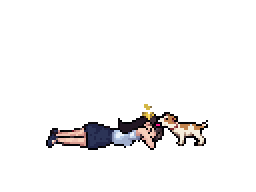
#> input picture assets/source/her-mishaps/dog-lick/5.png, 128 x 96 px, found by its file name (shown 2 times larger)
$ python beige.py
#> lines starting #> are read from the running program, lines starting #| are printed output that depends on the picture; after the words box and inside, x2 and y2 are one past the last pixel; in counts of white or black regions, pixels touching at a corner belong together
"""The Great Outdoors' table and chairs made beige (the user, 2026-11-22: "Make it beige. Also, make the chairs beige"):
each colour put on one beige ramp by its lightness (the table's white top and grey pedestal as they are, the chair's teak
lifted to the table's light). The table: tries/5.png to frame_0.png here; the chair: ../patio-chair/tries/5.png to
../patio-chair/frame_0.png."""
import os

import numpy as np
from PIL import Image

HERE = os.path.dirname(os.path.abspath(__file__))
RAMP = [(0.0, "2e2418"), (0.35, "6e5a40"), (0.6, "a8926e"), (0.8, "cdb994"), (1.0, "ece0c4")]


def ramp(k):
    k = min(1.0, max(0.0, k))
    for (a, ca), (b, cb) in zip(RAMP, RAMP[1:]):
        if k <= b:
            t = (k - a) / (b - a)
            ca, cb = (np.array([int(c[i:i + 2], 16) for i in (0, 2, 4)]) for c in (ca, cb))
            return np.round(ca + (cb - ca) * t).astype(np.uint8)


def beige(src, out, lo, hi, k0, k1):
#> called with lo = 0, hi = 255, k0 = 0, k1 = 1
    a = np.array(Image.open(src).convert("RGBA"))
#> a is the input picture: shape (96, 128, 4); mean R, G, B, A 7.6, 6.6, 6.7, 18.2
    b = a.getbbox() if False else Image.fromarray(a).getbbox()
#> b = (23, 52, 104, 75)
    for y, x in zip(*np.where(a[..., 3] > 0)):
        L = 0.299 * a[y, x, 0] + 0.587 * a[y, x, 1] + 0.114 * a[y, x, 2]
        a[y, x, :3] = ramp(k0 + (L - lo) / (hi - lo) * (k1 - k0))
#> this loop made 877 passes
#> (y, x, L, k in ramp) on passes 1 to 3: (52, 72, 178.6, 0.7), (52, 73, 178.6, 0.7), (53, 72, 178.6, 0.7)
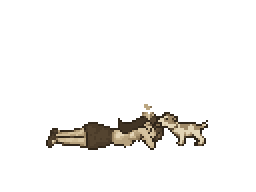
#> a: shape (96, 128, 4) (shown 2 times larger); 7.14% of pixels changed, all inside (x1, y1, x2, y2) = (23, 52, 104, 75); transparent parts drawn white
    Image.fromarray(a).crop((b[0], 0, b[2], b[3])).save(out)
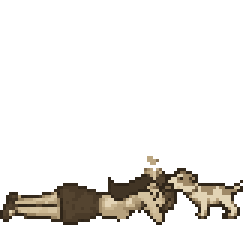
#> saved as frame_0.png: PIL image 81x75 RGBA (shown 3 times larger); mean R, G, B, A 17.3, 15.1, 11.6, 36.8; transparent parts drawn white


beige(os.path.join(HERE, "tries", "5.png"), os.path.join(HERE, "frame_0.png"), 0, 255, 0, 1)
beige(os.path.join(HERE, "..", "patio-chair", "tries", "5.png"), os.path.join(HERE, "..", "patio-chair", "frame_0.png"), 60, 195, 0.3, 0.95)
#> call 2 of beige, with lo = 60, hi = 195, k0 = 0.3, k1 = 0.95
#> the loop in beige (call 2), `for y, x in zip(*np.where(a[..., 3] > 0)):` made 877 passes
#> (y, x, L, k in ramp) on passes 1 to 3: (52, 72, 178.6, 0.871), (52, 73, 178.6, 0.871), (53, 72, 178.6, 0.871)
#> after the loop in beige (call 2), `for y, x in zip(*np.where(a[..., 3] > 0)):`:
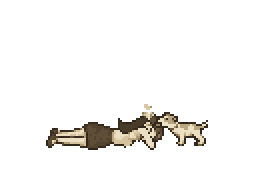
#> a: shape (96, 128, 4) (shown 2 times larger); 7.14% of pixels changed, all inside (x1, y1, x2, y2) = (23, 52, 104, 75); transparent parts drawn white
#> in beige (call 2), `Image.fromarray(a).crop((b[0], 0, b[2], b[3])).save(out)`:
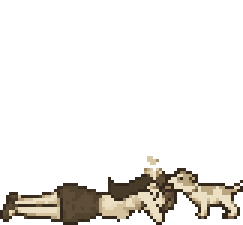
#> saved as frame_0.png: PIL image 81x75 RGBA (shown 3 times larger); mean R, G, B, A 19.3, 17.2, 13.8, 36.8; transparent parts drawn white
